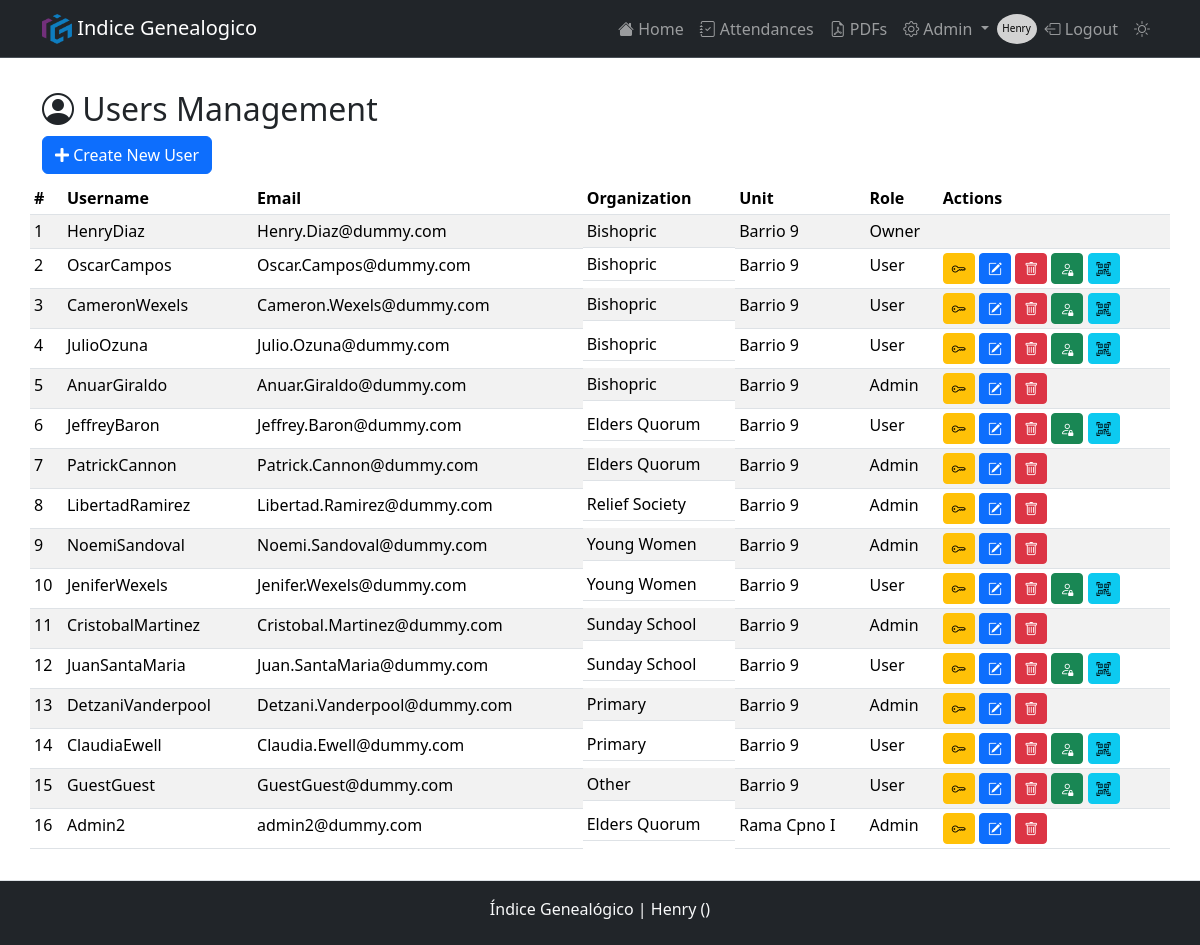
The app's page /users (signed in) with its own data.
### models.py (models this page shows, shortened)
class User(db.Model, UserMixin):
    __tablename__ = 'users'
    id                = db.Column(db.Integer, primary_key=True)
    username          = db.Column(db.String(80), nullable=False, unique=True)
    email             = db.Column(db.String(120), unique=True)
    name              = db.Column(db.String(20), nullable=False)
    lastname          = db.Column(db.String(20), nullable=False)
    password_hash     = db.Column(db.String(128), nullable=False)
    role              = db.Column(db.String(10), nullable=False, default='User')  # Puede ser 'Owner', 'Admin', 'User'
    is_active         = db.Column(db.Boolean, default=True)
    meeting_center_id = db.Column(db.Integer, db.ForeignKey('meeting_center.id'), nullable=False)  # Clave foránea
    organization_id   = db.Column(db.Integer, db.ForeignKey('organization.id'), nullable=False)  # Clave foránea

class Organization(db.Model):
    __tablename__ = 'organization'
    id    = db.Column(db.Integer, primary_key=True)
    name  = db.Column(db.String(50), unique=True, nullable=False)
    users = db.relationship('User', backref=db.backref('organization', lazy=True), cascade="all, delete-orphan")
    def delete(self):
        if self.users:
            raise ValueError(_('Cannot delete a church unit with registered attendance.'))
        db.session.delete(self)

class MeetingCenter(db.Model):
    __tablename__ = 'meeting_center'
    id          = db.Column(db.Integer, primary_key=True)
    unit_number = db.Column(db.Integer, unique=True, nullable=False)
    name        = db.Column(db.String(50), nullable=False)
    short_name  = db.Column(db.String(20), nullable=False)
    city        = db.Column(db.String(50), nullable=True)
    start_time  = db.Column(db.Time, nullable=True)
    end_time    = db.Column(db.Time, nullable=True)
    attendances = db.relationship('Attendance', backref=db.backref('meeting_center', lazy=True), cascade="all, delete-orphan")
    users       = db.relationship('User',       backref=db.backref('meeting_center', lazy=True), cascade="all, delete-orphan")
    classes     = db.relationship('Classes',    backref=db.backref('meeting_center', lazy=True), cascade="all, delete-orphan")
    def delete(self):
        if self.attendances:
            raise ValueError(_('Cannot delete a church unit with registered attendance.'))
        db.session.delete(self)

### routes.py (the view, shortened to what this page needs)
@bp.route('/users')
@role_required('Admin', 'Owner')
def users():
    role = session.get('role')
    meeting_center_id = session.get('meeting_center_id')
    admin_count = User.query.filter_by(role='Admin').count()
    if role == 'Owner':
        query = db.session.query(
            User.id,
            User.username,
            User.email,
            User.role,
            MeetingCenter.short_name.label('meeting_short_name'),
            Organization.name.label('organization_name')
        ).join(MeetingCenter, User.meeting_center_id == MeetingCenter.id).join(Organization, User.organization_id == Organization.id)
        users = query.all()
    else:
        users = User.query.filter_by(student_name=session.get('username')).all()
    return render_template('users.html', users=users, admin_count=admin_count)

### app.py (called while the page is built)
def get_locale():
    forced_language = 'es'  # Cambia a 'pt' o cualquier otro idioma que quieras probar
    if forced_language in Config.LANGUAGES:
        return forced_language
    lang = request.cookies.get('lang')
    if lang in Config.LANGUAGES:
        return lang
    return request.accept_languages.best_match(Config.LANGUAGES)

### utils.py (called while the page is built)
def role_required(*roles):
    def decorator(f):
        @wraps(f)
        def decorated_function(*args, **kwargs):
            user_role = session.get('role')  # Suponiendo que el rol se almacena en la sesión
            if user_role not in roles:
                flash('You do not have permission to perform this action.', 'danger')
                return redirect(url_for('routes.login'))  # Ajusta la ruta de redirección según sea necesario
            return f(*args, **kwargs)
        return decorated_function
    return decorator

### templates/users.html (shortened to what this page needs)
{% extends "layout.html" %}
{% block content %}
<h2><i class="bi bi-person-circle"></i>  {{ _('Users Management') }}</h2>
    <div><a class="btn btn-primary mb-2" href="{{ url_for('routes.create_user') }}"><i class="fa fa-plus" aria-hidden="true"></i>  {{ _('Create New User') }}</a></div>
    <table class="table table-striped table-sm mb-5 pb-5">
      <thead class="thead-dark">
        <tr>
          <th scope="col">#</th>
          <th scope="col">{{ _('Username') }}</th>
          <th scope="col" class="d-none d-lg-table-cell">{{ _('Email') }}</th>
          <th scope="col">{{ _('Organization') }}</th>
          {% if session['role'] == 'Owner' %}
          <th scope="col" class="d-none d-md-table-cell">{{ _('Unit') }}</th>
          {% endif %}
          <th scope="col" class="d-none d-md-table-cell">{{ _('Role') }}</th>
          <th scope="col">{{ _('Actions') }}</th>
        </tr>
      </thead>
      <tbody>
        {% for user in users %}
          <tr>
            <td scope="row">{{ loop.index }}</td>
            <td>{{ user.username }}</td>
            <td class="d-none d-lg-table-cell dot-1">{{ user.email }}</td>
            <td class="dot-1">{{ user.organization_name }}</td>
            {% if session['role'] == 'Owner' %}
            <td class="d-none d-md-table-cell">{{ user.meeting_short_name }}</td>
            {% endif %}
            <td class="d-none d-md-table-cell">{{ user.role }}</td>
            <td>
              {% if not user['role'] == 'Owner' %}
                <a href="{{ url_for('routes.reset_password', id=user.id) }}" class="btn btn-warning btn-sm" data-toggle="tooltip" title="{{ _('Reset Password') }}">
                  <i class="bi bi-key"></i>
                </a>
                <a class="btn btn-primary btn-sm" data-toggle="tooltip" title="{{ _('Edit user') }}" href="{{ url_for('routes.update_user', id=user.id) }}">
                  <i class="bi bi-pencil-square"></i>
                </a>
                {% if session['role'] == 'Owner' or (session['role'] == 'Admin' and user.role == 'User') or user.id == session['user_id'] %}
                  {% if not (user.role == 'Admin' and admin_count <= 1) %}
                    <form id="deleteForm-user-{{ user.id }}" action="{{ url_for('routes.delete_user', id=user.id) }}" method="post" style="display:inline;">
                      <button type="button" class="btn btn-danger btn-sm" data-toggle="tooltip" title="{{ _('Delete User') }}"  onclick="confirmDelete('user', {{ user.id }})">
                        <i class="bi bi-trash"></i>
                      </button>
                    </form>
                  {% endif %}
                {% endif %}
                {% if user.role == 'User' %}
                  <form id="promoteForm-{{ user.id }}" action="{{ url_for('routes.promote_to_admin', id=user.id) }}" method="POST" style="display:inline;">
                    <button type="button" class="btn btn-success btn-sm" data-toggle="tooltip" title="{{ _('Change to Admin') }}" onclick="confirmPromotion({{ user.id }}, '{{ user.username }}')">
                      <i class="bi bi-person-lock"></i>
                    </button>
                  </form>
                <a class="btn btn-info btn-sm" href="{{ url_for('routes.generate_qr_code', user_id=user.id) }}" data-toggle="tooltip" title="{{ _('Generate QR Code') }}"><i class="bi bi-qr-code-scan"></i></a>
                {% endif %}
              {% endif %}
            </td>
          </tr>
        {% endfor %}
      </tbody>
    </table>
{% endblock %}

### templates/partials/navbar.html (shortened to what this page needs)
<nav class="navbar navbar-expand-lg bg-dark border-bottom border-body sticky-top" data-bs-theme="dark">
    <div class="container">
        <a class="navbar-brand" href="#">
            <img src="{{ url_for('static', filename='/img/favicon/android-chrome-512x512.png') }}" alt="Logo" width="30" height="30"
                class="d-inline-block align-text-top">
            Indice Genealogico
        </a>
            <div class="collapse navbar-collapse" id="navbarNav">
                <ul class="navbar-nav">
                    {% if session['user_id'] %}
                        <li class="nav-item"><a class="nav-link {{ 'active' if request.endpoint == 'routes.index' else '' }}" href="{{ url_for('routes.index') }}"><i class="bi bi-house-fill"></i> {{_('Home') }}</a></li>
                        <li class="nav-item"><a class="nav-link {{ 'active' if request.endpoint == 'routes.attendances' else '' }}" href="{{ url_for('routes.attendances') }}"><i class="bi bi-journal-check"></i> {{ _('Attendances') }}</a></li>
                        <li class="nav-item"><a class="nav-link {{ 'active' if request.endpoint == 'routes.list_pdfs' else '' }}" href="{{ url_for('routes.list_pdfs') }}"><i class="bi bi-file-earmark-pdf"></i>  PDFs</a></li>
                        {% if session['role'] =='Owner' or session['role'] =='Admin' %}
                        <li class="nav-item dropdown">
                            <a class="nav-link dropdown-toggle" href="#" id="navbarDropdown" role="button" data-toggle="dropdown" aria-haspopup="true" aria-expanded="false">
                                <i class="bi bi-gear"></i>  Admin
                            </a>
                        </li>
                    {% endif %}
                        <div class="circle">
                            <p style="font-size: 10px; display:block; padding-top: 15px;">{{ session['user_name'] }}</p>
                        </div>
                        <li class="nav-item"><a class="nav-link" href="{{ url_for('routes.logout') }}"><i class="bi bi-box-arrow-left"></i> {{ _('Logout') }}</a></li>
                    {% else %}
                    <li class="nav-item {{ 'active' if request.endpoint == 'routes.login' else '' }}"><a class="nav-link" href="{{ url_for('routes.login') }}"><i class="bi bi-box-arrow-in-right"></i> {{ _('Login') }}</a></li>
               {% endif %}
               <li class="nav-item"><a class="nav-link"  id="themeSwitcher" href=""></i></a></li>
                </ul>
            </div>
        </div>
</nav>

### templates/partials/footer.html (shortened to what this page needs)
<footer class="bg-dark text-center text-lg-start footer fixed-bottom mt-5 border-top py-2">
        <div class="text-center text-light">
            <p class="text-light pt-2"> Índice Genealógico |
                {% if session['user_id'] %}{{  session['meeting_center_name'] }} ({{ session['meeting_center_number']}}){%
                    else %}Please log in.
                {% endif %} </p>
    </div>
</footer>

### static/css/styles.css (style rules this page uses)
body { display: flex; min-height: 100vh; flex-direction: column; }
.navbar-collapse { -ms-flex-positive: 0; flex-grow: 0; }
.circle { border-radius: 50%; width: 40px; height: 30px; background-color: #d2d2d2; color: black; display: flex; justify-content: center; align-items: center; margin-top: 5px; }
.dot-1 { overflow: hidden; display: -webkit-box; -webkit-box-orient: vertical; -webkit-line-clamp: 1; }

### records on screen
User: user_name "Henry", username "HenryDiaz", email "Henry.Diaz@dummy.com", organization_name "Bishopric", meeting_short_name "Barrio 9", role "Owner", meeting_center_name "Henry"
User: username "OscarCampos", email "Oscar.Campos@dummy.com", organization_name "Bishopric", meeting_short_name "Barrio 9", role "User"
User: username "CameronWexels", email "Cameron.Wexels@dummy.com", organization_name "Bishopric", meeting_short_name "Barrio 9", role "User"
User: username "JulioOzuna", email "Julio.Ozuna@dummy.com", organization_name "Bishopric", meeting_short_name "Barrio 9", role "User"
User: username "AnuarGiraldo", email "Anuar.Giraldo@dummy.com", organization_name "Bishopric", meeting_short_name "Barrio 9", role "Admin"
User: username "JeffreyBaron", email "Jeffrey.Baron@dummy.com", organization_name "Elders Quorum", meeting_short_name "Barrio 9", role "User"
User: username "PatrickCannon", email "Patrick.Cannon@dummy.com", organization_name "Elders Quorum", meeting_short_name "Barrio 9", role "Admin"
User: username "LibertadRamirez", email "Libertad.Ramirez@dummy.com", organization_name "Relief Society", meeting_short_name "Barrio 9", role "Admin"
User: username "NoemiSandoval", email "Noemi.Sandoval@dummy.com", organization_name "Young Women", meeting_short_name "Barrio 9", role "Admin"
User: username "JeniferWexels", email "Jenifer.Wexels@dummy.com", organization_name "Young Women", meeting_short_name "Barrio 9", role "User"
User: username "CristobalMartinez", email "Cristobal.Martinez@dummy.com", organization_name "Sunday School", meeting_short_name "Barrio 9", role "Admin"
User: username "JuanSantaMaria", email "Juan.SantaMaria@dummy.com", organization_name "Sunday School", meeting_short_name "Barrio 9", role "User"
User: username "DetzaniVanderpool", email "Detzani.Vanderpool@dummy.com", organization_name "Primary", meeting_short_name "Barrio 9", role "Admin"
User: username "ClaudiaEwell", email "Claudia.Ewell@dummy.com", organization_name "Primary", meeting_short_name "Barrio 9", role "User"
User: username "GuestGuest", email "GuestGuest@dummy.com", organization_name "Other", meeting_short_name "Barrio 9", role "User"
User: username "Admin2", email "admin2@dummy.com", organization_name "Elders Quorum", meeting_short_name "Rama Cpno I", role "Admin"
